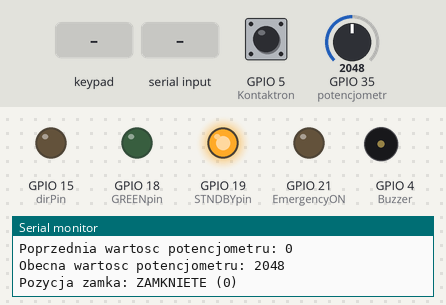
Recording of a program running on a simulated ESP32. Parts: output pins drawn as LEDs (lit = HIGH), buzzer (waves = sounding), the last lines printed to the serial monitor. Inputs (shaded band) come from the test bench; at power-on: GPIO 5 (Kontaktron) HIGH, GPIO 35 (potencjometr) = 2048. The local clock reads 2024-03-15 10:24:30 at power-on unless the program sets it; storage starts empty; random numbers use the default seed unless the program sets one; EEPROM starts erased; nothing arrives over Bluetooth unless stated; pins used as bus, display or sensor lines are not drawn.

Above: at 3.2 s.
3.3 s: keypad keys 1 2 3 4 5 6 7 8 * pressed 0.4 s apart
At 3.45 s:
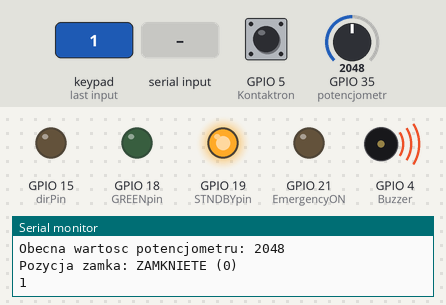
8.4 s: "ON\n" received over the second serial link
At 8.9 s:
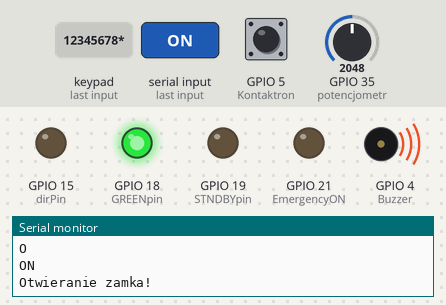
15.0 s: GPIO 5 (Kontaktron) pulled LOW for 3.2 s
At 22.8 s:
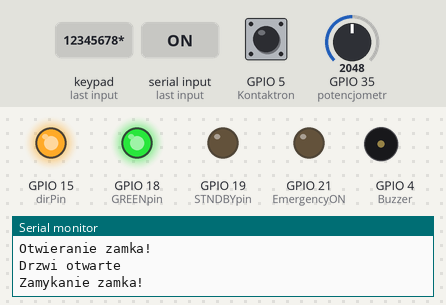
28.1 s: key 'A' pressed
At 28.9 s:
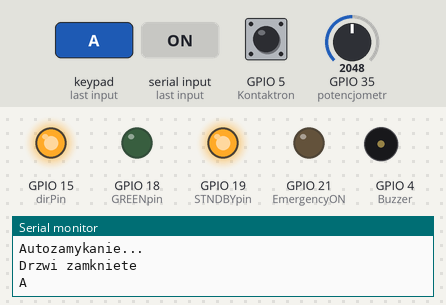
29.9 s: "OFF\n" received over the second serial link
At 31.3 s:
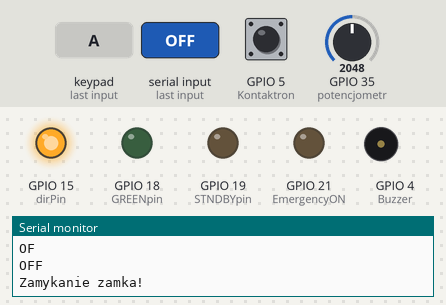
Timing chart, 0 to 36.5 s (numbered marks = the images above; inputs shaded):
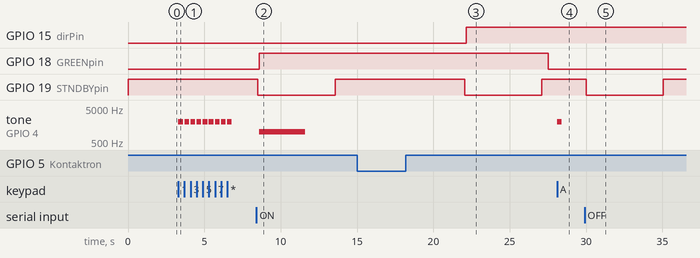

The program:

main.cpp
```cpp
// ****************************************** Notatki ****************************************
/* Trzy obroty:
  jeden krok - 1.8stopnia,
  360stopni - 200 krokow,
  3 obroty - 600 krokow,
  najmniejsza rozdzielczosc sterowniak - 1/8 kroku
  wiec 600 * 8 = 4800 kroków = 3 pełne obroty
*/

// ****************************************** Biblioteki ****************************************
#include <Arduino.h>
#include <WiFi.h>
#include <AsyncTCP.h>
#include <ESPAsyncWebServer.h>
#include <Keypad.h>
#include <SPIFFS.h>
#include <Preferences.h>
#include <BluetoothSerial.h>

Preferences preferencje;
BluetoothSerial SerialBT;
// ****************************************** KLASY I OBIEKTY ****************************************
AsyncWebServer server(80);
AsyncWebSocket ws("/ws");

// ****************************************** ZMIENNE ****************************************
const char* APssid           = "Zamek inteligentny";
String APpassword;
String HasloAsString;
String input_password;

String message = "";
String paramFormularzu = "haslo";
String StrOdebraneBT;


const int EmergencyON   = 21;

const int GREENpin      = 18;
const int Buzzer        = 4;
const int Kontaktron    = 5;
const int potencjometr  = 35;
const int dirPin        = 15;
const int steppPin      = 2;
const int STNDBYpin     = 19; //Jeżeli OUTPUT = HIGH przechodzi w tryb czuwania (VREF i ENN = 0v);


int stanKontaktronu; //PULLUP na pinie: 1 - drzwi otwarte, 0 - drzwi domknięte
int simpleFlag            = 0;
int FlagaWEB              = 0;
int flagaBT               = 0;
int StartCheckFlag        = 0;
int wartoscPotencjometru  = 0;
int poprzedniaWartoscPot  = 0;
bool pozycjaZamka;
bool ALARM;

unsigned long czasTeraz     = 0;
unsigned long czasPoprzedni = 0;
// ****************************************** KEYPAD ****************************************
const byte ROWS = 4;
const byte COLS = 4;
char hexaKeys[ROWS][COLS] = {
  {'1','2','3','A'},
  {'4','5','6','B'},
  {'7','8','9','C'},
  {'*','0','#','D'}
};
byte rowPins[ROWS] = {13, 12, 14, 27};
byte colPins[COLS] = {26, 25, 33, 32};
Keypad mojKeypad = Keypad( makeKeymap(hexaKeys), rowPins, colPins, ROWS, COLS);


// ****************************************** FUNKCJE ****************************************


//Odczytuje wartość podawaną przez kontaktron, potencjometr (wartość napięcia), oraz stan zmiennej 'pozycjaZamka'
void OdczytDanych(){
    stanKontaktronu = digitalRead(Kontaktron);
    wartoscPotencjometru = analogRead(potencjometr);
  //Serial.println("Wartosc potencjometru:  " + String(wartoscPotencjometru));
}


//Przypisuje pozycję silnika krokowego na podstawie wartości zczytanej z potencjometru
void okreslenieStanuSilnika(){

  OdczytDanych();
  //odczytanie z pamieci poprzedniej zapamietanej wartosci potencjometru
  Serial.println("");
  poprzedniaWartoscPot = preferencje.getInt("prevPotVal", 0);
  Serial.println("Poprzednia wartosc potencjometru: " + String(poprzedniaWartoscPot));
  Serial.println("Obecna wartosc potencjometru: " + String(wartoscPotencjometru));

  //Dodanie +- 500 dla przypadkowego przemieszczenia zębatki przy otwieraniu manualnym
  if ((wartoscPotencjometru <  poprzedniaWartoscPot) && ((poprzedniaWartoscPot - wartoscPotencjometru) >= 500)) {
    pozycjaZamka = 1; //Tzn. że zamek jest otwarty
    Serial.println("Pozycja zamka: OTWARTE (1)");
    SerialBT.print("ON");
    SerialBT.print("\n");

  }
  else if ((wartoscPotencjometru > poprzedniaWartoscPot) && ((wartoscPotencjometru - poprzedniaWartoscPot) >= 500)) {
    pozycjaZamka = 0; //Tzn. że zamek jest zamknięty
    Serial.println("Pozycja zamka: ZAMKNIETE (0)");
    SerialBT.print("OFF");
    SerialBT.print("\n");

  }
}


//Generuje nowe hasło do Keypada
void GenHasla(){

  srand(time(0));
  const char znaki[] = {'0','1','2','3','4','5','6','7','8','9','A','B','C','D'};
  int ilosc_znakow = sizeof(znaki);
  char Haslo[8];

  for (int i=0; i < sizeof(Haslo); i++){
    Haslo[i] = znaki[rand() % ilosc_znakow];
  }
  HasloAsString = String(Haslo, sizeof(Haslo));
}


//Ruch silnika krokowego
void Otwieranie(){
  //Ruch w kierunku przeciwnym do ruchu wskazówek zegara
    delay(100);
    digitalWrite(STNDBYpin, LOW);
    delay(100);
    digitalWrite(dirPin, LOW);
    Serial.println("Otwieranie zamka!");
    tone(Buzzer, 1000, 3000);

  for(int x = 0; x < (600*8); x++){
    digitalWrite(GREENpin, HIGH);

    digitalWrite(steppPin, HIGH);
    delayMicroseconds(500);
    digitalWrite(steppPin, LOW);
    delayMicroseconds(500);
  }
  delay(100);
  digitalWrite(STNDBYpin, HIGH);
}

//Ruch silnika krokowego
void Zamykanie(){
  //Ruch w kierunku zgodnym z kierunkiem ruchu wskazówek zegara
  delay(100);
  digitalWrite(STNDBYpin, LOW);
  delay(100);
  digitalWrite(dirPin, HIGH);
  Serial.println("Zamykanie zamka!");

  for(int x = 0; x < (600*8); x++){
    digitalWrite(steppPin, HIGH);
    delayMicroseconds(500);
    digitalWrite(steppPin, LOW);
    delayMicroseconds(500);
  }
  delay(100);
  digitalWrite(STNDBYpin, HIGH);
}


//Wysyla informacje o do klientow o stanie zmiennych
void notifyClients() {
 String wysylanaWiadomosc = String(pozycjaZamka) + "," + String(stanKontaktronu) + "," + HasloAsString + "," + String(APpassword) ;
  ws.textAll(wysylanaWiadomosc);

  if (pozycjaZamka == 1){
    //Serial.println("Pozycja zamka: OTWARTE (1)");
    SerialBT.print("ON");
    SerialBT.print("\n");
  } else{
    //Serial.println("Pozycja zamka: ZAMKNIETE (0)");
    SerialBT.print("OFF");
    SerialBT.print("\n");
  }
  delay(200);
}


//Obsługuje dane/wiadomości przychodzące z servera WebSocket (ze strony HTML)
void handleWebSocketMessage(void *arg, uint8_t *data, size_t len) {
  AwsFrameInfo *info = (AwsFrameInfo*)arg;
  if (info->final && info->index == 0 && info->len == len && info->opcode == WS_TEXT) {
    data[len] = 0;
    if (strcmp((char*)data, "toggle") == 0) {
      //Serial.println(String((char*)data)); //debug
      FlagaWEB= 1;
    }
    return;
  }
}


//Obsługa zdarzeń servera WebSocket - Zalogowanie/wylogowanie klienta, ERRORy, odebranie wiadomości/danych
void onEvent(AsyncWebSocket *server, AsyncWebSocketClient *client, AwsEventType type,
             void *arg, uint8_t *data, size_t len) {
  switch (type) {
    case WS_EVT_CONNECT:
      Serial.printf("WebSocket client #%u connected from %s\n", client->id(), client->remoteIP().toString().c_str());
      okreslenieStanuSilnika();
      notifyClients();
      break;
    case WS_EVT_DISCONNECT:
      Serial.printf("WebSocket client #%u disconnected\n", client->id());
      break;
    case WS_EVT_DATA:
      handleWebSocketMessage(arg, data, len);
      break;
    case WS_EVT_PONG:
    case WS_EVT_ERROR:
      break;
  }
}


//Działania przy rozpoczęciu działania servera WebSocket
void initWebSocket() {
  ws.onEvent(onEvent);
  server.addHandler(&ws);
}


// ****************************************** SETUP ****************************************
void setup() {
  Serial.begin(115200);
  SerialBT.begin("Zamek inteligentny"); //Interfejs Bluetooth
  preferencje.begin("pamiec", false);

  pinMode(GREENpin, OUTPUT);
  pinMode(Buzzer, OUTPUT);
  pinMode(Kontaktron, INPUT_PULLUP);
  pinMode(dirPin, OUTPUT);
  pinMode(steppPin, OUTPUT);
  pinMode(STNDBYpin, OUTPUT);
  pinMode(EmergencyON, OUTPUT);

  digitalWrite(GREENpin, LOW);
  digitalWrite(STNDBYpin, HIGH);  //Domyślnie w trybie czuwania


  delay(1000);
  APpassword = preferencje.getString("haslo", String("12345678"));
  if (APpassword.isEmpty()){
    preferencje.putString("haslo", String("12345678"));
    Serial.println("Ustawiono standardowe haslo: " + APpassword);
  }

  // LOGOWANIE DO STRONY WEB
  Serial.println("");
  WiFi.mode(WIFI_AP);
  Serial.println(" Tworzenie Access Point'u…");
  Serial.println(" SSID: " + String(APssid));
  Serial.println(" Haslo do AP: " + APpassword);
  WiFi.softAP(APssid, APpassword.c_str());
  IPAddress IP = WiFi.softAPIP();
  Serial.println(" Adres IP strony WEB: ");
  Serial.println(IP);
  Serial.println(" Hasło do Keypadu: ");
    GenHasla();
  Serial.println(HasloAsString);

  //Rozpoczęcie działania funkcji servera WebSocket

  initWebSocket();

  // Sprawdzenie działania systemu plików SPIFFS
  if(!SPIFFS.begin(true)){
    Serial.println(" Problem - System plików SPPIFS nie zostal zainicjowany!");

  } else {
    Serial.println("Pomyslnie zainicjowano system plikow SPIFFS!");
  }

  server.on("/", HTTP_GET, [](AsyncWebServerRequest *request){
  request->send(SPIFFS, "/index.html", String());
});

  server.on("/get", HTTP_GET, [](AsyncWebServerRequest *request){
    String StrOdebraneWEB;
    if (request->hasParam(paramFormularzu)){
      StrOdebraneWEB = request->getParam(paramFormularzu)->value();
      Serial.println("Odebrana waidomosc WEB: " + StrOdebraneWEB);
      preferencje.putString("haslo", StrOdebraneWEB);
      server.reset();
      WiFi.disconnect();
      delay(1000);
      APpassword = preferencje.getString("haslo", String("12345678"));
      WiFi.mode(WIFI_AP);
      WiFi.softAP(APssid, APpassword.c_str());
    } else {
      StrOdebraneWEB = "Wiadomosc nie zostala odebrana";
    }
  });

  // Rozpoczęcie servera Web
  server.begin();
  delay(1000);
  StartCheckFlag = 1;
}

// ****************************************** LOOP() ****************************************
void loop() {

  while(simpleFlag == 0){
  char key = mojKeypad.getKey();
  czasTeraz = millis();


  if (pozycjaZamka == 1){
     digitalWrite(GREENpin, HIGH);
  } else {
    digitalWrite(GREENpin, LOW);
  }


  if (czasTeraz - czasPoprzedni > 5000UL){
    OdczytDanych();
    notifyClients();
    czasPoprzedni = czasTeraz;
  }


  //Bezpiecznik
  while (EmergencyON == 1)
  {
    Otwieranie();
    tone(Buzzer, 3000);
    digitalWrite(GREENpin, HIGH);
  }


  if (StartCheckFlag == 1){
    okreslenieStanuSilnika();
    notifyClients();

    StartCheckFlag = 0;
  }

  //Pobieranie danych z bluetooth;
  //znaki inkrementowane w celu otrzymania pełnych słów
  if (SerialBT.available()){
    char incomingChar = SerialBT.read();
    StrOdebraneBT += incomingChar;
    Serial.println(StrOdebraneBT);
  }


  //Jeżeli wiadomość BT > 0 i porównana zostanie treść
  if (StrOdebraneBT.length() > 0 ){
    if (StrOdebraneBT == "SPRAWDZ"){
      flagaBT = 1;
    }
    else if (StrOdebraneBT == "ON"){
      flagaBT = 2;
    }
    else if (StrOdebraneBT == "OFF"){
      flagaBT = 3;
    }
  }

  if(flagaBT == 1){

    okreslenieStanuSilnika();
    if (pozycjaZamka = 1){
      SerialBT.print("ON");
      SerialBT.print("\n");
      delay(200);
    } else if (pozycjaZamka = 0){
      SerialBT.print("OFF");
      SerialBT.print("\n");
      delay(200);
    }

    SerialBT.print("#"+HasloAsString);
    SerialBT.print("\n");
    StrOdebraneBT = "";
    flagaBT = 0;

  } else if (flagaBT == 2) {
    Otwieranie();
    SerialBT.print("ON");
    SerialBT.print("\n");
    Serial.println("Drzwi otwarte");
    StrOdebraneBT = "";
    pozycjaZamka = 1;

    //Preferencje:
    //zapis wartosci potencjometru do pamieci
    OdczytDanych();
    Serial.println("");
    preferencje.putInt("prevPotVal", wartoscPotencjometru);
    notifyClients();
     flagaBT = 0;
    delay(4000);
  } else if (flagaBT == 3) {
    Zamykanie();
    GenHasla();
    pozycjaZamka = 0;

    SerialBT.print("OFF");
    SerialBT.print("\n");
    delay(200);
    SerialBT.print("#"+HasloAsString);
    SerialBT.print("\n");
    Serial.println("Drzwi zamkniete");
    StrOdebraneBT = "";

    //Preferencje:
    //zapis wartosci potencjometru do pamieci
    OdczytDanych();
    Serial.println("");
    preferencje.putInt("prevPotVal", wartoscPotencjometru);
    notifyClients();
    flagaBT = 0;
  }


  //Jeżeli wiadomość z servera WEB == "toggle"
  if (FlagaWEB == 1){
     okreslenieStanuSilnika();
     if (pozycjaZamka == 1){
      Zamykanie();
      GenHasla();
      pozycjaZamka = 0;

      SerialBT.print("OFF");
      SerialBT.print("\n");
      delay(200);
      SerialBT.print("#"+HasloAsString);
      SerialBT.print("\n");
      Serial.println("Drzwi zamkniete");
      StrOdebraneBT = "";

     } else if (pozycjaZamka == 0) {
      Otwieranie();
      pozycjaZamka = 1;

      SerialBT.print("ON");
      SerialBT.print("\n");
      delay(200);
      Serial.println("Drzwi otwarte");
      StrOdebraneBT = "";
      delay(4000);
     }

    //Preferencje:
    //zapis wartosci potencjometru do pamieci
    OdczytDanych();
    Serial.println("");
    preferencje.putInt("prevPotVal", wartoscPotencjometru);
    notifyClients();
    FlagaWEB = 0;
    delay(200);
  }

//Automatyczne zamykanie po 4 sekundach, po zamknięciu drzwi
  while (pozycjaZamka == 1 && stanKontaktronu == 0 ){
    stanKontaktronu = digitalRead(Kontaktron);
    delay(4000);
    Zamykanie();
    GenHasla();

    Serial.println("Autozamykanie...");

    SerialBT.print("OFF");
    SerialBT.print("\n");
    delay(200);
    SerialBT.print("#"+HasloAsString);
    SerialBT.print("\n");
    Serial.println("Drzwi zamkniete");
    StrOdebraneBT = "";

    //Preferencje:
    //zapis wartosci potencjometru do pamieci
    OdczytDanych();
    Serial.println("");
    preferencje.putInt("prevPotVal", wartoscPotencjometru);
    notifyClients();
    pozycjaZamka = 0;

  }

  //Jeżeli przycisk keypada zostanie naciśnięty
  if (key){
    Serial.println(key);
    tone(Buzzer, 2000, 300); // 1KHz
    if (key == '*') {
      input_password= "";                 // Czyści wpisane znaki jeżeli wciśnięty został znak gwiazdki *
    } else if (key == '#') {              // Jeżeli wciśnięty # to porówanie wpisanego hasła z ustawionym kluczem i odpowiedź
      if (HasloAsString == input_password) {  //Jeżeli prawda to zamek się otwiera
        okreslenieStanuSilnika();
        tone(Buzzer, 3000, 3000);
        if (pozycjaZamka == 0) {
          Serial.println("\n Prawidłowe hasło - DOSTĘP UZYSKANY!");
          Otwieranie();
          pozycjaZamka = 1;

          SerialBT.print("ON");
          SerialBT.print("\n");
          delay(200);

          //zapis wartosci potencjometru do pamieci
          OdczytDanych();
          Serial.println("");
          preferencje.putInt("prevPotVal", wartoscPotencjometru);
          notifyClients();
          simpleFlag = 1;
          delay(4000);
        } else if (pozycjaZamka == 1) {
          Serial.println("\n DRZWI SA OTWARTE!");
        }
      } else {
       Serial.println("\n Hasło nieprawidłowe - DOSTĘP ZABLOKOWANY!");
        tone(Buzzer, 1000, 3000);
        digitalWrite(GREENpin, LOW);
      }
      input_password = ""; // Wyczyszczenie wpisywanego hasła z pamięci
    } else {
     input_password += key; // Dodanie nowych znaków to zmiennej typu string wpisywanego hasła
    }
  }
  }

  while(simpleFlag == 1){
    //Jeżeli drzwi zostaną zamknięte po ich pierwotnym otworzeniu
    OdczytDanych();

    if(stanKontaktronu == 0){
      delay(4000);
      Zamykanie();
      GenHasla();
      pozycjaZamka = 0;

      SerialBT.print("OFF");
      SerialBT.print("\n");
      delay(200);
      SerialBT.print("#"+HasloAsString);
      SerialBT.print("\n");

      //Preferencje:
      //zapis wartosci potencjometru do pamieci
      OdczytDanych();
      Serial.println("");
      preferencje.putInt("prevPotVal", wartoscPotencjometru);
      notifyClients();
      simpleFlag = 0;
    }
  delay(200);
  }
}
```

Measured:
- after the input at 3.3 s, tone on GPIO 4 (Buzzer): alternates 2000 Hz for 0.30 s and silent for 0.10 s, 18 changes in all, then stays silent, starting at once
- after the input at 8.4 s, GPIO 18 (GREENpin): LOW → HIGH after 0.20 s; GPIO 19 (STNDBYpin): HIGH → LOW after 0.10 s, → HIGH 5.1 s later; tone on GPIO 4 (Buzzer): silent → 1000 Hz after 0.20 s, → silent 3.0 s later
- after the input at 15.0 s, GPIO 15 (dirPin): LOW → HIGH after 7.2 s; GPIO 18 (GREENpin): HIGH → LOW after 12.5 s; GPIO 19 (STNDBYpin): HIGH → LOW after 7.1 s, → HIGH 5.0 s later
- after the input at 28.1 s, tone on GPIO 4 (Buzzer): silent → 2000 Hz at once, → silent 0.30 s later
- after the input at 29.9 s, GPIO 19 (STNDBYpin): HIGH → LOW after 0.10 s, → HIGH 5.0 s later
